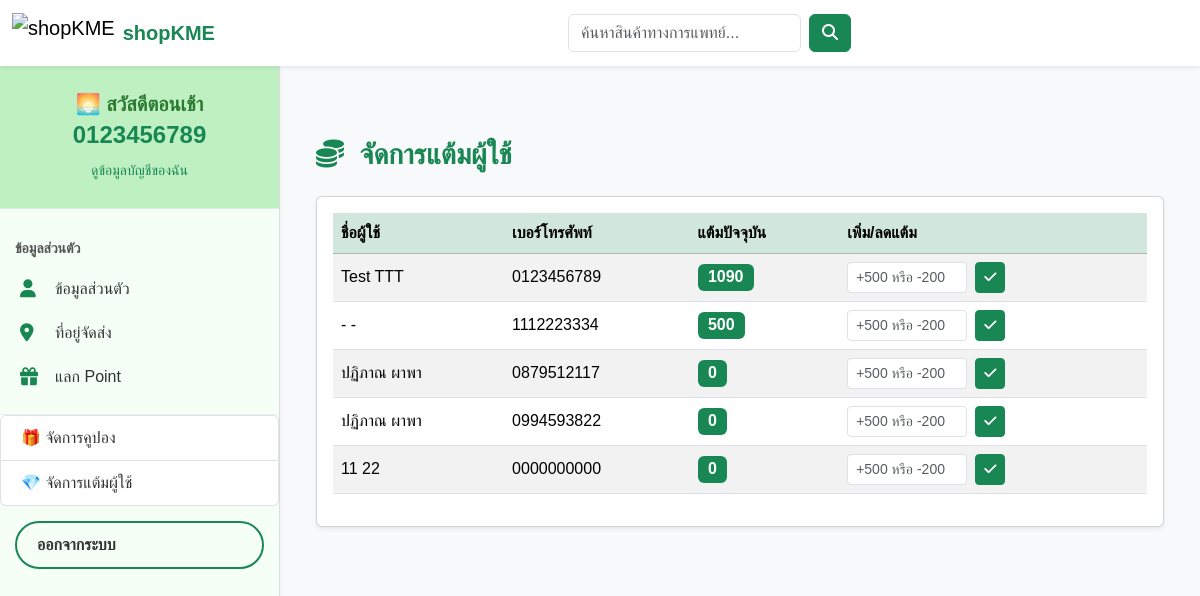
The page /account/adminpanel/points/ (signed in) on the database as committed earlier.
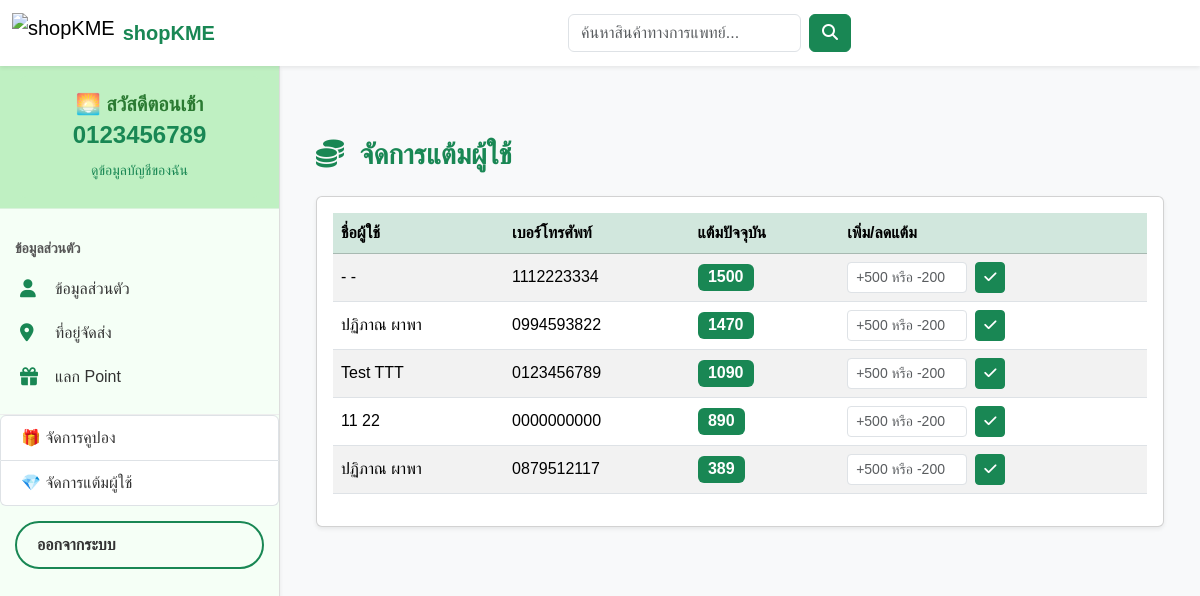
The same page on the database as committed later.
### account/models.py (models this page shows, shortened)
class Profile(models.Model):
    TITLE_CHOICES = [
        ('นาย', 'นาย'),
        ('นาง', 'นาง'),
        ('นางสาว', 'นางสาว'),
        ('อื่นๆ', 'อื่นๆ'),
    ]
    GENDER_CHOICES = [
        ('ชาย', 'ชาย'),
        ('หญิง', 'หญิง'),
        ('อื่นๆ', 'อื่นๆ'),
    ]
    user = models.OneToOneField(User, on_delete=models.CASCADE)
    title = models.CharField(max_length=20, choices=TITLE_CHOICES, blank=True)
    gender = models.CharField(max_length=10, choices=GENDER_CHOICES, blank=True)
    phone = models.IntegerField(blank=True, null=True)
    points = models.PositiveIntegerField(default=0)
    house_no = models.CharField(max_length=50, blank=True)
    moo = models.CharField(max_length=10, blank=True)
    street = models.CharField(max_length=100, blank=True)
    subdistrict = models.CharField(max_length=100, blank=True)  # แขวง/ตำบล
    district = models.CharField(max_length=100, blank=True)     # เขต/อำเภอ
    province = models.CharField(max_length=100, blank=True)
    postal_code = models.CharField(max_length=10, blank=True)

class User(AbstractUser):
    phone = models.CharField(max_length=10, unique=True)
    username = models.CharField(max_length=150, blank=True, null=True)
    USERNAME_FIELD = 'phone'
    REQUIRED_FIELDS = []

### account/views.py (the view, shortened to what this page needs)
# urls.py: path('adminpanel/points/', views.staff_manage_points, name='adminpanel_manage_points'),
@staff_member_required
def staff_manage_points(request):
    profiles = Profile.objects.select_related('user').all().order_by('-points')
    context = {'profiles': profiles}
    return render(request, 'staff/manage_points.html', context)

### templates/staff/manage_points.html (shortened to what this page needs)
{% extends 'base/base.html' %}
{% block content %}
<div class="container mt-5">
  <h3 class="fw-bold text-success mb-4">
    <i class="fa fa-coins me-2"></i> จัดการแต้มผู้ใช้
  </h3>
  <div class="card shadow-sm">
    <div class="card-body">
      <table class="table table-striped align-middle">
        <thead class="table-success">
          <tr>
            <th>ชื่อผู้ใช้</th>
            <th>เบอร์โทรศัพท์</th>
            <th>แต้มปัจจุบัน</th>
            <th>เพิ่ม/ลดแต้ม</th>
          </tr>
        </thead>
        <tbody>
          {% for p in profiles %}
          <tr>
            <td>{{ p.user.first_name|default:"-" }} {{ p.user.last_name|default:"-" }}</td>
            <td>{{ p.user.phone }}</td>
            <td><span class="badge bg-success fs-6">{{ p.points }}</span></td>
            <td>
              <form method="post" class="d-flex">
                <input type="text" name="points_change" class="form-control form-control-sm me-2"
                       placeholder="+500 หรือ -200" style="max-width: 120px;">
                <button type="submit" class="btn btn-success btn-sm">
                  <i class="fa fa-check"></i>
                </button>
              </form>
            </td>
          </tr>
          {% endfor %}
        </tbody>
      </table>
    </div>
  </div>
</div>
{% endblock %}

Rows that differ between the two databases and show on the page:
changed Profile (number 1 of 5 on the later page): points "500" → "1500"; moves up the list
changed Profile (number 2 of 5 on the later page): points "0" → "1470"; moves up the list
changed Profile (number 4 of 5 on the later page): points "0" → "890"; moves up the list
changed Profile (number 5 of 5 on the later page): points "0" → "389"
